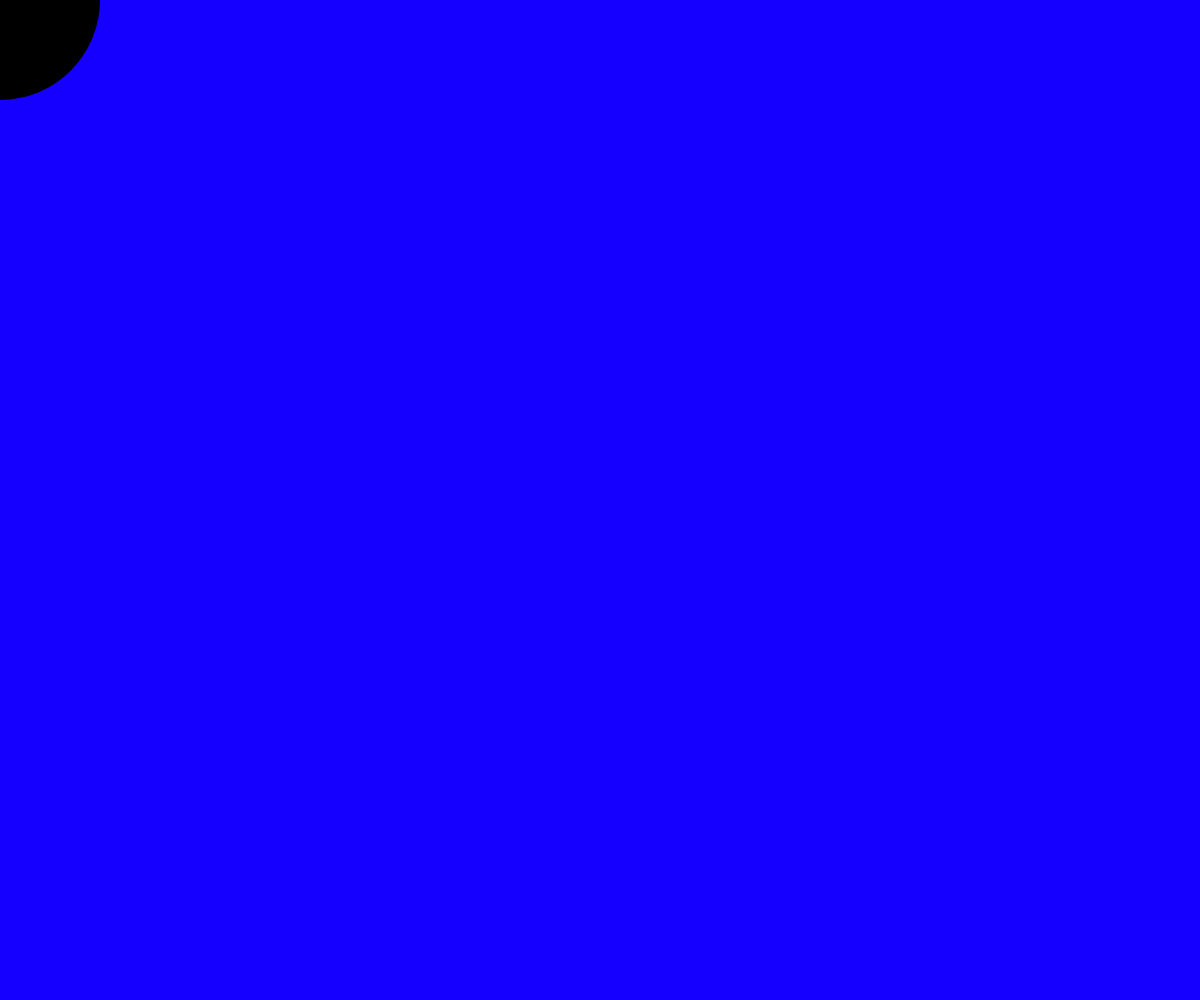
Frame 1 (no input)
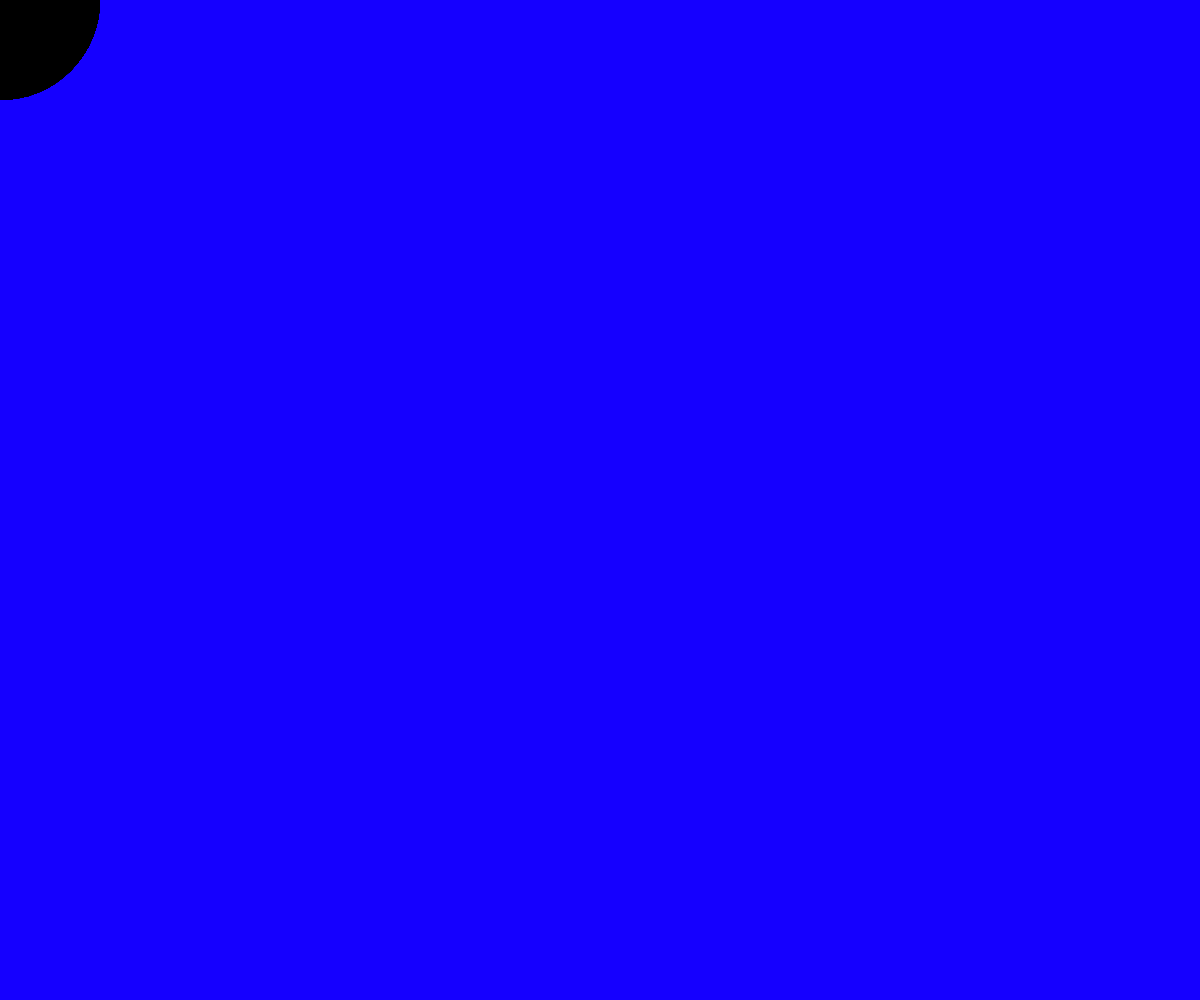
Frame 60 (no input)
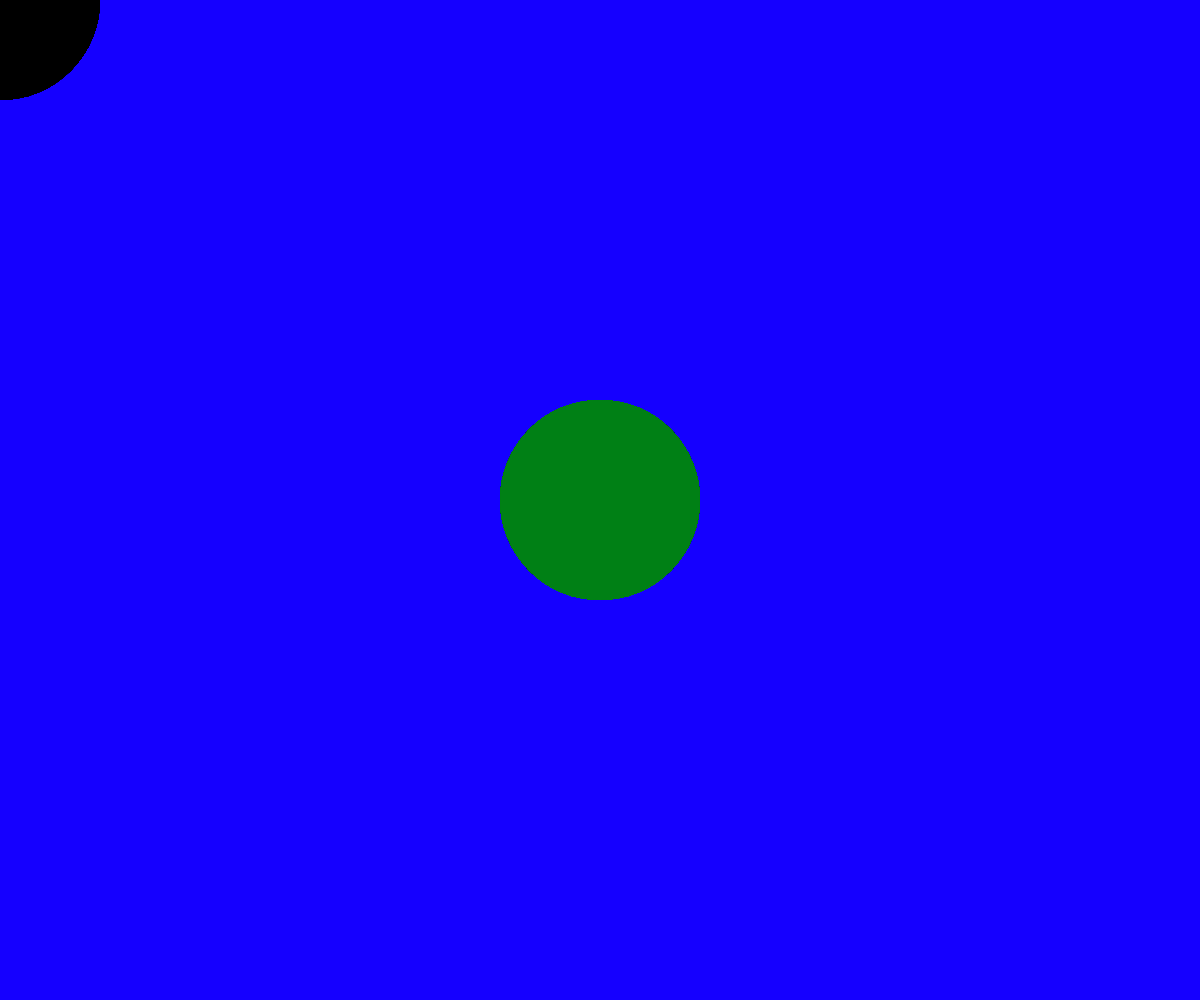
Frame 120 (the mouse pressed at the canvas centre since frame 60)

The p5.js sketch that drew these frames (run headless with seeded random() and noise() and a simulated clock; from frame 60 on, the mouse is pressed at the canvas centre):

// p5.js sketch
// ── sketch.js
function setup() {
  // 設定函數，初始值設定的地方
  // 建立依依視窗的寬與高當作畫布的寬高
  createCanvas(windowWidth, windowHeight);
  // 設定顏色模式為HSB
  colorMode(HSB);
  // 設定初始背景顏色
  background(245, 235, 224);
}

function draw() {
  // 計算圓形的顏色
  let hue = map(mouseX, 0, windowWidth, 0, 260);
  let brightness = map(mouseY, 0, windowHeight, 0, 100);

  // 設定圓形的顏色
  fill(hue, 100, brightness);
  noStroke();

  // 畫圓形
  ellipse(mouseX, mouseY, 200, 200);
}

// ── sketcg_1.js
function setup() {//設定函數，初始值設定的地方
    // 建立依依視窗的寬與高當作畫布的寬高
    createCanvas(windowWidth,windowHeight);
    // 畫布的背景顏色為f5ebe0
  background(245,235,224);
    
  }
  
  function draw() {//畫圖函數，畫圖的地方
    background(245,235,224);
    // 畫布的背景顏色為f5ebe0
    //畫圓的顏色為#f5ebe0
    
    // 在視窗的中心畫一個圓，寬高為200
    fill(245,235,224);
    // 畫圓的邊框顏色為#6c584c
    stroke(108,88,76);
    // 畫圓的邊框寬度為5
    strokeWeight(5);
    // 畫圓的中心點為視窗的中心
    
   // ellipse(windowWidth/2,windowHeight/2,200,200);
    // 依照上面的圓的顏色與邊線顏色，從視窗的最左邊，畫產生連續的圓，到最右邊
   for (let i=0;i<windowWidth+200;i+=200){
    ellipse(i,windowHeight/2,200,200);
    //圓的顏色為ffc8dd
    fill(255,200,221);
    //圓的邊框顏色為#6c584c
    stroke(108,88,76);
    //圓的邊框寬度為5
    strokeWeight(5);
   }
  }
  
// ── sketch_2.js
function setup() {
    // 設定函數，初始值設定的地方
    // 建立依依視窗的寬與高當作畫布的寬高
    createCanvas(windowWidth, windowHeight);
    // 畫布的背景顏色為f5ebe0
    background(245, 235, 224);
  }
  
  function draw() {
    // 畫圖函數，畫圖的地方
    background(245, 235, 224);
    // 畫布的背景顏色為f5ebe0
  
    // 計算圓形和方形的大小
    let size = map(mouseX, 0, windowWidth, 100, 500);
    size = constrain(size, 100, 500);
  
    // 設定每個形狀之間的間距
    let spacing = size + 20;
  
    // 使用迴圈產生整個視窗的圓形和方形
    for (let y = spacing / 2; y < windowHeight; y += spacing) {
      for (let x = spacing / 2; x < windowWidth; x += spacing) {
        // 畫方形
        fill(245, 202, 195); // 方形的顏色為f5cac3
        stroke(108, 88, 76);
        strokeWeight(5);
        rectMode(CENTER);
        rect(x, y, size, size);
  
        // 畫圓形
        fill(255, 175, 204); // 圓形的顏色為ffafcc
        stroke(108, 88, 76);
        strokeWeight(5);
        ellipse(x, y, size, size);
      }
    }
  }
// ── sketh_3.js
function setup() {
    // 設定函數，初始值設定的地方
    // 建立依依視窗的寬與高當作畫布的寬高
    createCanvas(windowWidth, windowHeight);
    // 設定顏色模式為HSB
    colorMode(HSB);
    // 畫布的背景顏色為f5ebe0
    background(245, 235, 224);
  }
  
  function draw() {
    // 畫圖函數，畫圖的地方
    background(245, 235, 224);
    // 畫布的背景顏色為f5ebe0
  
    // 計算圓形和方形的大小
    let size = map(mouseX, 0, windowWidth, 100, 500);
    size = constrain(size, 100, 500);
  
    // 設定每個形狀之間的間距
    let spacing = size + 20;
  
    // 使用迴圈產生整個視窗的圓形和方形
    for (let y = spacing / 2; y < windowHeight; y += spacing) {
      for (let x = spacing / 2; x < windowWidth; x += spacing) {
        // 畫方形
        fill(0, 80, 96); // 方形的顏色為HSB(0, 80%, 96%)
        stroke(30, 20, 30); // 邊框顏色為HSB(30, 20%, 30%)
        strokeWeight(5);
        rectMode(CENTER);
        rect(x, y, size, size);
  
        // 畫圓形
        fill(350, 30, 100); // 圓形的顏色為HSB(350, 30%, 100%)
        stroke(30, 20, 30); // 邊框顏色為HSB(30, 20%, 30%)
        strokeWeight(5);
        ellipse(x, y, size, size);
      }
    }
  }
  
